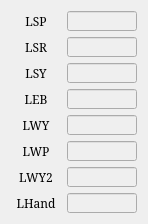
   <widget class="QWidget" name="gridLayoutWidget_2">
    <property name="geometry">
     <rect>
      <x>160</x>
      <y>80</y>
      <width>128</width>
      <height>211</height>
     </rect>
    </property>
    <layout class="QGridLayout" name="gridLayout_2">
     <item row="0" column="0">
      <widget class="QLabel" name="label_8">
       <property name="sizePolicy">
        <sizepolicy hsizetype="Fixed" vsizetype="Fixed">
         <horstretch>0</horstretch>
         <verstretch>0</verstretch>
        </sizepolicy>
       </property>
       <property name="minimumSize">
        <size>
         <width>50</width>
         <height>20</height>
        </size>
       </property>
       <property name="maximumSize">
        <size>
         <width>50</width>
         <height>20</height>
        </size>
       </property>
       <property name="font">
        <font>
         <family>Serif</family>
         <pointsize>9</pointsize>
        </font>
       </property>
       <property name="text">
        <string>LSP</string>
       </property>
       <property name="alignment">
        <set>Qt::AlignCenter</set>
       </property>
      </widget>
     </item>
     <item row="3" column="0">
      <widget class="QLabel" name="label_9">
       <property name="sizePolicy">
        <sizepolicy hsizetype="Fixed" vsizetype="Fixed">
         <horstretch>0</horstretch>
         <verstretch>0</verstretch>
        </sizepolicy>
       </property>
       <property name="minimumSize">
        <size>
         <width>50</width>
         <height>20</height>
        </size>
       </property>
       <property name="maximumSize">
        <size>
         <width>50</width>
         <height>20</height>
        </size>
       </property>
       <property name="font">
        <font>
         <family>Serif</family>
         <pointsize>9</pointsize>
        </font>
       </property>
       <property name="text">
        <string>LEB</string>
       </property>
       <property name="alignment">
        <set>Qt::AlignCenter</set>
       </property>
      </widget>
     </item>
     <item row="0" column="1">
      <widget class="QLineEdit" name="LE_JOINT_LSP">
       <property name="enabled">
        <bool>false</bool>
       </property>
       <property name="sizePolicy">
        <sizepolicy hsizetype="Fixed" vsizetype="Fixed">
         <horstretch>0</horstretch>
         <verstretch>0</verstretch>
        </sizepolicy>
       </property>
       <property name="minimumSize">
        <size>
         <width>70</width>
         <height>20</height>
        </size>
       </property>
       <property name="maximumSize">
        <size>
         <width>70</width>
         <height>20</height>
        </size>
       </property>
       <property name="font">
        <font>
         <family>Serif</family>
         <pointsize>9</pointsize>
        </font>
       </property>
       <property name="alignment">
        <set>Qt::AlignRight|Qt::AlignTrailing|Qt::AlignVCenter</set>
       </property>
       <property name="readOnly">
        <bool>true</bool>
       </property>
      </widget>
     </item>
     <item row="5" column="0">
      <widget class="QLabel" name="label_10">
       <property name="sizePolicy">
        <sizepolicy hsizetype="Fixed" vsizetype="Fixed">
         <horstretch>0</horstretch>
         <verstretch>0</verstretch>
        </sizepolicy>
       </property>
       <property name="minimumSize">
        <size>
         <width>50</width>
         <height>20</height>
        </size>
       </property>
       <property name="maximumSize">
        <size>
         <width>50</width>
         <height>20</height>
        </size>
       </property>
       <property name="font">
        <font>
         <family>Serif</family>
         <pointsize>9</pointsize>
        </font>
       </property>
       <property name="text">
        <string>LWP</string>
       </property>
       <property name="alignment">
        <set>Qt::AlignCenter</set>
       </property>
      </widget>
     </item>
     <item row="4" column="0">
      <widget class="QLabel" name="label_11">
       <property name="sizePolicy">
        <sizepolicy hsizetype="Fixed" vsizetype="Fixed">
         <horstretch>0</horstretch>
         <verstretch>0</verstretch>
        </sizepolicy>
       </property>
       <property name="minimumSize">
        <size>
         <width>50</width>
         <height>20</height>
        </size>
       </property>
       <property name="maximumSize">
        <size>
         <width>50</width>
         <height>20</height>
        </size>
       </property>
       <property name="font">
        <font>
         <family>Serif</family>
         <pointsize>9</pointsize>
        </font>
       </property>
       <property name="text">
        <string>LWY</string>
       </property>
       <property name="alignment">
        <set>Qt::AlignCenter</set>
       </property>
      </widget>
     </item>
     <item row="1" column="1">
      <widget class="QLineEdit" name="LE_JOINT_LSR">
       <property name="enabled">
        <bool>false</bool>
       </property>
       <property name="sizePolicy">
        <sizepolicy hsizetype="Fixed" vsizetype="Fixed">
         <horstretch>0</horstretch>
         <verstretch>0</verstretch>
        </sizepolicy>
       </property>
       <property name="minimumSize">
        <size>
         <width>70</width>
         <height>20</height>
        </size>
       </property>
       <property name="maximumSize">
        <size>
         <width>70</width>
         <height>20</height>
        </size>
       </property>
       <property name="font">
        <font>
         <family>Serif</family>
         <pointsize>9</pointsize>
        </font>
       </property>
       <property name="alignment">
        <set>Qt::AlignRight|Qt::AlignTrailing|Qt::AlignVCenter</set>
       </property>
       <property name="readOnly">
        <bool>true</bool>
       </property>
      </widget>
     </item>
     <item row="2" column="0">
      <widget class="QLabel" name="label_12">
       <property name="sizePolicy">
        <sizepolicy hsizetype="Fixed" vsizetype="Fixed">
         <horstretch>0</horstretch>
         <verstretch>0</verstretch>
        </sizepolicy>
       </property>
       <property name="minimumSize">
        <size>
         <width>50</width>
         <height>20</height>
        </size>
       </property>
       <property name="maximumSize">
        <size>
         <width>50</width>
         <height>20</height>
        </size>
       </property>
       <property name="font">
        <font>
         <family>Serif</family>
         <pointsize>9</pointsize>
        </font>
       </property>
       <property name="text">
        <string>LSY</string>
       </property>
       <property name="alignment">
        <set>Qt::AlignCenter</set>
       </property>
      </widget>
     </item>
     <item row="1" column="0">
      <widget class="QLabel" name="label_13">
       <property name="sizePolicy">
        <sizepolicy hsizetype="Fixed" vsizetype="Fixed">
         <horstretch>0</horstretch>
         <verstretch>0</verstretch>
        </sizepolicy>
       </property>
       <property name="minimumSize">
        <size>
         <width>50</width>
         <height>20</height>
        </size>
       </property>
       <property name="maximumSize">
        <size>
         <width>50</width>
         <height>20</height>
        </size>
       </property>
       <property name="font">
        <font>
         <family>Serif</family>
         <pointsize>9</pointsize>
        </font>
       </property>
       <property name="text">
        <string>LSR</string>
       </property>
       <property name="alignment">
        <set>Qt::AlignCenter</set>
       </property>
      </widget>
     </item>
     <item row="2" column="1">
      <widget class="QLineEdit" name="LE_JOINT_LSY">
       <property name="enabled">
        <bool>false</bool>
       </property>
       <property name="sizePolicy">
        <sizepolicy hsizetype="Fixed" vsizetype="Fixed">
         <horstretch>0</horstretch>
         <verstretch>0</verstretch>
        </sizepolicy>
       </property>
       <property name="minimumSize">
        <size>
         <width>70</width>
         <height>20</height>
        </size>
       </property>
       <property name="maximumSize">
        <size>
         <width>70</width>
         <height>20</height>
        </size>
       </property>
       <property name="font">
        <font>
         <family>Serif</family>
         <pointsize>9</pointsize>
        </font>
       </property>
       <property name="alignment">
        <set>Qt::AlignRight|Qt::AlignTrailing|Qt::AlignVCenter</set>
       </property>
       <property name="readOnly">
        <bool>true</bool>
       </property>
      </widget>
     </item>
     <item row="3" column="1">
      <widget class="QLineEdit" name="LE_JOINT_LEB">
       <property name="enabled">
        <bool>false</bool>
       </property>
       <property name="sizePolicy">
        <sizepolicy hsizetype="Fixed" vsizetype="Fixed">
         <horstretch>0</horstretch>
         <verstretch>0</verstretch>
        </sizepolicy>
       </property>
       <property name="minimumSize">
        <size>
         <width>70</width>
         <height>20</height>
        </size>
       </property>
       <property name="maximumSize">
        <size>
         <width>70</width>
         <height>20</height>
        </size>
       </property>
       <property name="font">
        <font>
         <family>Serif</family>
         <pointsize>9</pointsize>
        </font>
       </property>
       <property name="alignment">
        <set>Qt::AlignRight|Qt::AlignTrailing|Qt::AlignVCenter</set>
       </property>
       <property name="readOnly">
        <bool>true</bool>
       </property>
      </widget>
     </item>
     <item row="4" column="1">
      <widget class="QLineEdit" name="LE_JOINT_LWY">
       <property name="enabled">
        <bool>false</bool>
       </property>
       <property name="sizePolicy">
        <sizepolicy hsizetype="Fixed" vsizetype="Fixed">
         <horstretch>0</horstretch>
         <verstretch>0</verstretch>
        </sizepolicy>
       </property>
       <property name="minimumSize">
        <size>
         <width>70</width>
         <height>20</height>
        </size>
       </property>
       <property name="maximumSize">
        <size>
         <width>70</width>
         <height>20</height>
        </size>
       </property>
       <property name="font">
        <font>
         <family>Serif</family>
         <pointsize>9</pointsize>
        </font>
       </property>
       <property name="alignment">
        <set>Qt::AlignRight|Qt::AlignTrailing|Qt::AlignVCenter</set>
       </property>
       <property name="readOnly">
        <bool>true</bool>
       </property>
      </widget>
     </item>
     <item row="5" column="1">
      <widget class="QLineEdit" name="LE_JOINT_LWP">
       <property name="enabled">
        <bool>false</bool>
       </property>
       <property name="sizePolicy">
        <sizepolicy hsizetype="Fixed" vsizetype="Fixed">
         <horstretch>0</horstretch>
         <verstretch>0</verstretch>
        </sizepolicy>
       </property>
       <property name="minimumSize">
        <size>
         <width>70</width>
         <height>20</height>
        </size>
       </property>
       <property name="maximumSize">
        <size>
         <width>70</width>
         <height>20</height>
        </size>
       </property>
       <property name="font">
        <font>
         <family>Serif</family>
         <pointsize>9</pointsize>
        </font>
       </property>
       <property name="alignment">
        <set>Qt::AlignRight|Qt::AlignTrailing|Qt::AlignVCenter</set>
       </property>
       <property name="readOnly">
        <bool>true</bool>
       </property>
      </widget>
     </item>
     <item row="8" column="1" rowspan="2">
      <widget class="QLineEdit" name="LE_JOINT_LHAND">
       <property name="enabled">
        <bool>false</bool>
       </property>
       <property name="sizePolicy">
        <sizepolicy hsizetype="Fixed" vsizetype="Fixed">
         <horstretch>0</horstretch>
         <verstretch>0</verstretch>
        </sizepolicy>
       </property>
       <property name="minimumSize">
        <size>
         <width>70</width>
         <height>20</height>
        </size>
       </property>
       <property name="maximumSize">
        <size>
         <width>70</width>
         <height>20</height>
        </size>
       </property>
       <property name="font">
        <font>
         <family>Serif</family>
         <pointsize>9</pointsize>
        </font>
       </property>
       <property name="alignment">
        <set>Qt::AlignRight|Qt::AlignTrailing|Qt::AlignVCenter</set>
       </property>
       <property name="readOnly">
        <bool>true</bool>
       </property>
      </widget>
     </item>
     <item row="8" column="0" rowspan="2">
      <widget class="QLabel" name="label_80">
       <property name="sizePolicy">
        <sizepolicy hsizetype="Fixed" vsizetype="Fixed">
         <horstretch>0</horstretch>
         <verstretch>0</verstretch>
        </sizepolicy>
       </property>
       <property name="minimumSize">
        <size>
         <width>50</width>
         <height>20</height>
        </size>
       </property>
       <property name="maximumSize">
        <size>
         <width>50</width>
         <height>20</height>
        </size>
       </property>
       <property name="font">
        <font>
         <family>Serif</family>
         <pointsize>9</pointsize>
        </font>
       </property>
       <property name="text">
        <string>LHand</string>
       </property>
       <property name="alignment">
        <set>Qt::AlignCenter</set>
       </property>
      </widget>
     </item>
     <item row="6" column="0" rowspan="2">
      <widget class="QLabel" name="label_83">
       <property name="sizePolicy">
        <sizepolicy hsizetype="Fixed" vsizetype="Fixed">
         <horstretch>0</horstretch>
         <verstretch>0</verstretch>
        </sizepolicy>
       </property>
       <property name="minimumSize">
        <size>
         <width>50</width>
         <height>20</height>
        </size>
       </property>
       <property name="maximumSize">
        <size>
         <width>50</width>
         <height>20</height>
        </size>
       </property>
       <property name="font">
        <font>
         <family>Serif</family>
         <pointsize>9</pointsize>
        </font>
       </property>
       <property name="text">
        <string>LWY2</string>
       </property>
       <property name="alignment">
        <set>Qt::AlignCenter</set>
       </property>
      </widget>
     </item>
     <item row="6" column="1" rowspan="2">
      <widget class="QLineEdit" name="LE_JOINT_LWY2">
       <property name="enabled">
        <bool>false</bool>
       </property>
       <property name="sizePolicy">
        <sizepolicy hsizetype="Fixed" vsizetype="Fixed">
         <horstretch>0</horstretch>
         <verstretch>0</verstretch>
        </sizepolicy>
       </property>
       <property name="minimumSize">
        <size>
         <width>70</width>
         <height>20</height>
        </size>
       </property>
       <property name="maximumSize">
        <size>
         <width>70</width>
         <height>20</height>
        </size>
       </property>
       <property name="font">
        <font>
         <family>Serif</family>
         <pointsize>9</pointsize>
        </font>
       </property>
       <property name="alignment">
        <set>Qt::AlignRight|Qt::AlignTrailing|Qt::AlignVCenter</set>
       </property>
       <property name="readOnly">
        <bool>true</bool>
       </property>
      </widget>
     </item>
    </layout>
   </widget>
